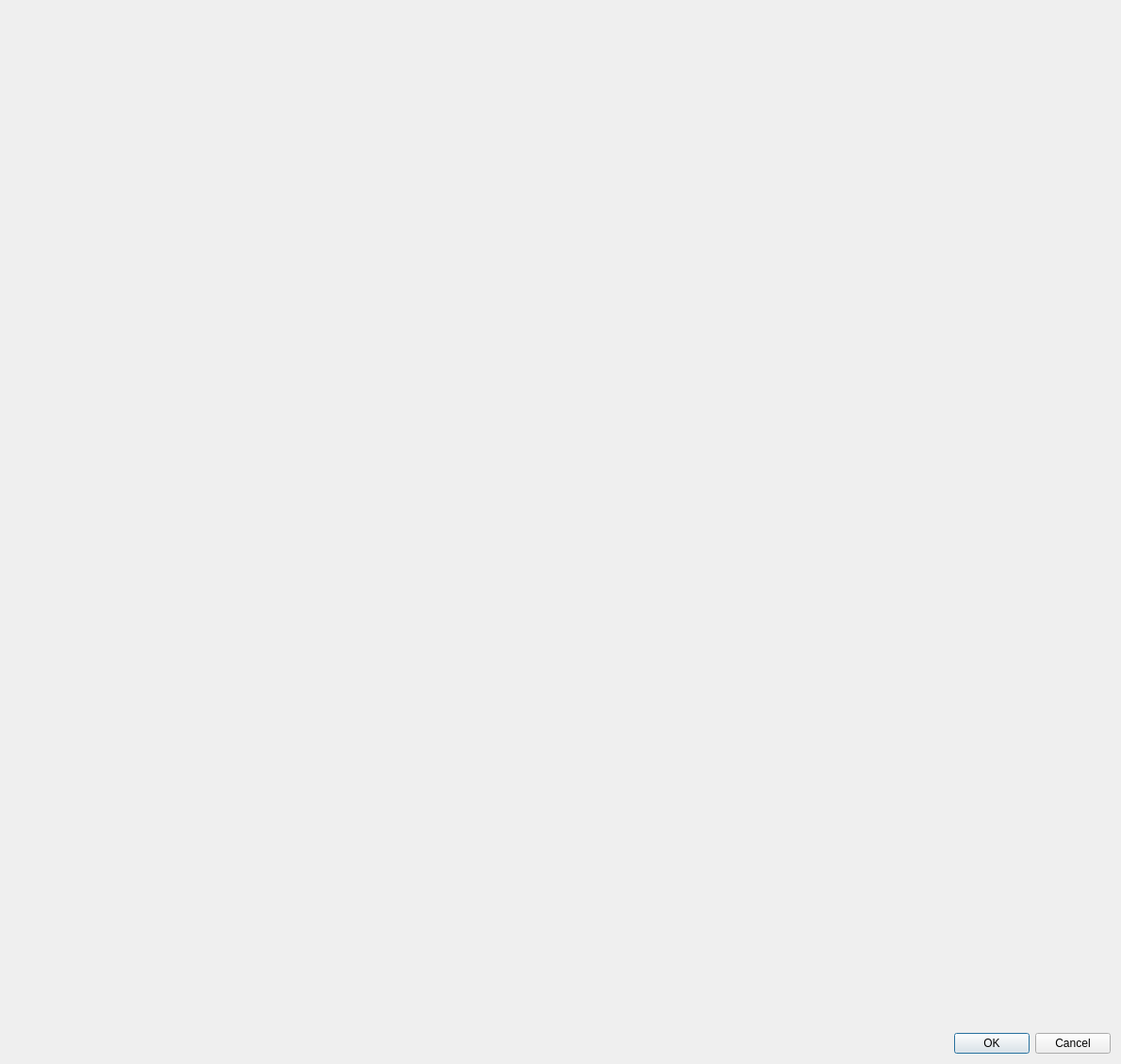
<?xml version="1.0" encoding="UTF-8"?>
<ui version="4.0">
 <class>tooltipdlg</class>
 <widget class="QDialog" name="tooltipdlg">
  <property name="geometry">
   <rect>
    <x>0</x>
    <y>0</y>
    <width>1189</width>
    <height>1129</height>
   </rect>
  </property>
  <property name="windowTitle">
   <string>Dialog</string>
  </property>
  <layout class="QVBoxLayout" name="verticalLayout">
   <item>
    <widget class="tooltiptest" name="widget" native="true"/>
   </item>
   <item>
    <widget class="QDialogButtonBox" name="buttonBox">
     <property name="orientation">
      <enum>Qt::Horizontal</enum>
     </property>
     <property name="standardButtons">
      <set>QDialogButtonBox::Cancel|QDialogButtonBox::Ok</set>
     </property>
    </widget>
   </item>
  </layout>
 </widget>
 <customwidgets>
  <customwidget>
   <class>tooltiptest</class>
   <extends>QWidget</extends>
   <header>tooltiptest.h</header>
   <container>1</container>
  </customwidget>
 </customwidgets>
 <resources/>
 <connections>
  <connection>
   <sender>buttonBox</sender>
   <signal>accepted()</signal>
   <receiver>tooltipdlg</receiver>
   <slot>accept()</slot>
   <hints>
    <hint type="sourcelabel">
     <x>248</x>
     <y>254</y>
    </hint>
    <hint type="destinationlabel">
     <x>157</x>
     <y>274</y>
    </hint>
   </hints>
  </connection>
  <connection>
   <sender>buttonBox</sender>
   <signal>rejected()</signal>
   <receiver>tooltipdlg</receiver>
   <slot>reject()</slot>
   <hints>
    <hint type="sourcelabel">
     <x>316</x>
     <y>260</y>
    </hint>
    <hint type="destinationlabel">
     <x>286</x>
     <y>274</y>
    </hint>
   </hints>
  </connection>
 </connections>
</ui>
